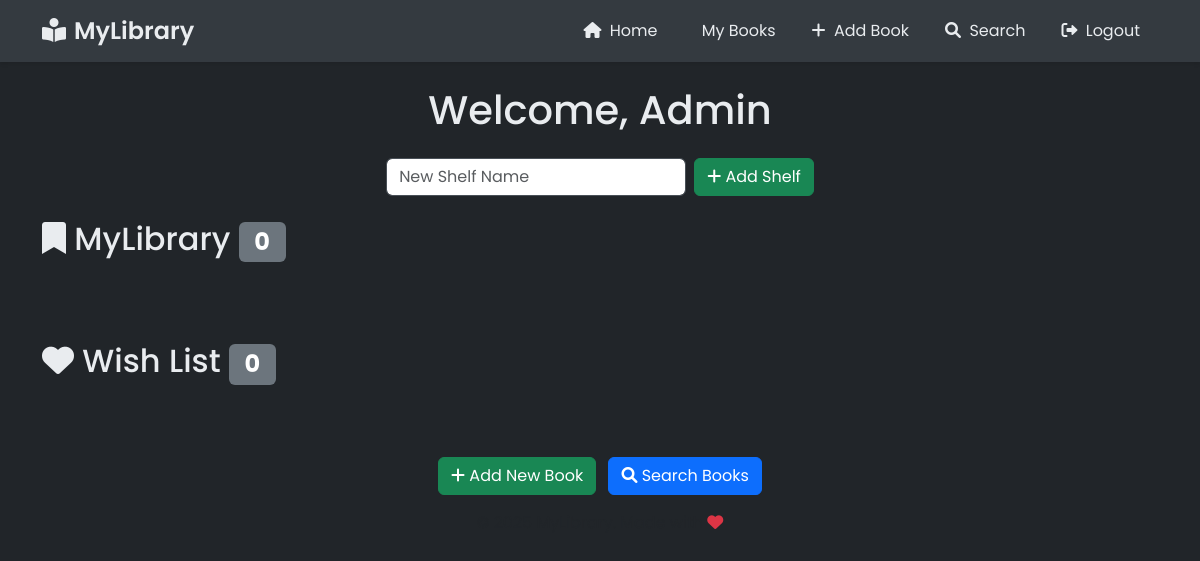
The app's page / (signed in) with its own data.
### main.py (models this page shows)
class User(UserMixin, db.Model):
    id = db.Column(db.Integer, primary_key=True)
    username = db.Column(db.String(150), unique=True, nullable=False)
    email = db.Column(db.String(150), unique=True, nullable=False)
    password = db.Column(db.String(255), nullable=False)
    books = db.relationship('Book', backref='user', lazy=True)
    shelves = db.relationship('Shelf', backref='user', lazy=True)

class Shelf(db.Model):
    id = db.Column(db.Integer, primary_key=True)
    name = db.Column(db.String(150), nullable=False)
    user_id = db.Column(db.Integer, db.ForeignKey('user.id'), nullable=False)
    books = db.relationship('Book', backref='shelf', lazy=True)

### main.py (the view)
@app.route("/")
@login_required
def home():
    shelves = Shelf.query.filter_by(user_id=current_user.id).all()
    wishlist_books = Book.query.filter_by(
        user_id=current_user.id,
        category='wishlist',
        hidden=False  # Add this condition
    ).all()
    shelf_books = {}
    for shelf in shelves:
        shelf_books[shelf.id] = Book.query.filter_by(
            shelf_id=shelf.id,
            hidden=False  # Add this condition
        ).all()
    return render_template("index.html",
                         shelves=shelves,
                         shelf_books=shelf_books,
                         wishlist_books=wishlist_books)

### main.py (called while the page is built)
@login_manager.user_loader
def load_user(user_id):
    return User.query.get(int(user_id))

### templates/index.html (shortened to what this page needs)
{% extends "base.html" %}
{% block content %}
<div class="container mt-4">
    <h1 class="text-center mb-4">Welcome, {{ current_user.username }}</h1>
    <div class="mb-4">
        <form method="POST" action="{{ url_for('add_shelf') }}" class="d-flex justify-content-center gap-2">
            <input type="text" name="shelf_name" class="form-control" style="max-width: 300px;"
                   placeholder="New Shelf Name" required>
            <button type="submit" class="btn btn-success">
                <i class="fas fa-plus"></i> Add Shelf
            </button>
        </form>
    </div>
    {% for shelf in shelves %}
    <div class="mb-5">
        <div class="d-flex justify-content-between align-items-center mb-4">
            <h2>
                <i class="fas fa-bookmark"></i> {{ shelf.name }}
                <span class="badge bg-secondary">{{ shelf_books[shelf.id]|length }}</span>
            </h2>
        </div>
    </div>
    {% endfor %}
    <div class="mb-5">
        <h2 class="mb-4">
            <i class="fas fa-heart"></i> Wish List
            <span class="badge bg-secondary">{{ wishlist_books|length }}</span>
        </h2>
    </div>
    <div class="text-center mt-4">
        <a href="{{ url_for('add_book') }}" class="btn btn-success me-2">
            <i class="fas fa-plus"></i> Add New Book
        </a>
        <a href="{{ url_for('search') }}" class="btn btn-primary">
            <i class="fas fa-search"></i> Search Books
        </a>
    </div>
</div>
{% endblock %}

### templates/base.html (shortened to what this page needs)
<!DOCTYPE html>
<html lang="en">
<head>
    <link href="https://cdn.jsdelivr.net/npm/bootstrap@5.3.3/dist/css/bootstrap.min.css" rel="stylesheet">
    <link href="https://cdnjs.cloudflare.com/ajax/libs/font-awesome/6.0.0/css/all.min.css" rel="stylesheet">
    <link rel="stylesheet" href="{{ url_for('static', filename='css/style.css') }}">
</head>
<body>
    <nav class="navbar navbar-expand-lg navbar-dark sticky-top mb-4">
        <div class="container">
            <a class="navbar-brand" href="{{ url_for('home') }}">
                <i class="fas fa-book-reader me-2"></i>MyLibrary
            </a>
            <div class="collapse navbar-collapse" id="navbarNav">
                <ul class="navbar-nav ms-auto">
                    {% if current_user.is_authenticated %}
                        <li class="nav-item">
                            <a class="nav-link" href="{{ url_for('home') }}">
                                <i class="fas fa-home me-1"></i> Home
                            </a>
                        </li>
                        <li class="nav-item">
                            <a class="nav-link" href="{{ url_for('list_books') }}">
                                 My Books
                            </a>
                        </li>
                        <li class="nav-item">
                            <a class="nav-link" href="{{ url_for('add_book') }}">
                                <i class="fas fa-plus me-1"></i> Add Book
                            </a>
                        </li>
                        <li class="nav-item">
                            <a class="nav-link" href="{{ url_for('search') }}">
                                <i class="fas fa-search me-1"></i> Search
                            </a>
                        </li>
                        <li class="nav-item">
                            <a class="nav-link text-danger" href="{{ url_for('logout') }}">
                                <i class="fas fa-sign-out-alt me-1"></i> Logout
                            </a>
                        </li>
                    {% endif %}
                </ul>
            </div>
        </div>
    </nav>
    {% block content %}{% endblock %}
    <footer class="footer mt-auto py-3">
        <div class="container text-center">
            <span class="text-muted">© 2025 MyLibrary. Made with <i class="fas fa-heart text-danger"></i></span>
        </div>
    </footer>
</body>
</html>

### static/css/style.css (style rules this page uses)
body { font-family: 'Poppins', sans-serif; background-color: #212529; color: #e9ecef; min-height: 100vh; }
.navbar { background-color: #343a40 !important; box-shadow: 0 2px 4px rgba(0,0,0,0.1); }
.form-control { border: 1px solid #495057; }
.btn { transition: all 0.2s; }
.navbar-brand { font-weight: 600; font-size: 1.5rem; color: #e9ecef !important; }
.nav-link { color: #e9ecef !important; margin: 0 10px; transition: all 0.2s; }
.collapse { transition: all 0.3s ease; }

### records on screen
User: username "Admin"
Shelf: name "MyLibrary", shelf_books "0"

### other values on screen
{{ wishlist_books|length }} "0"
